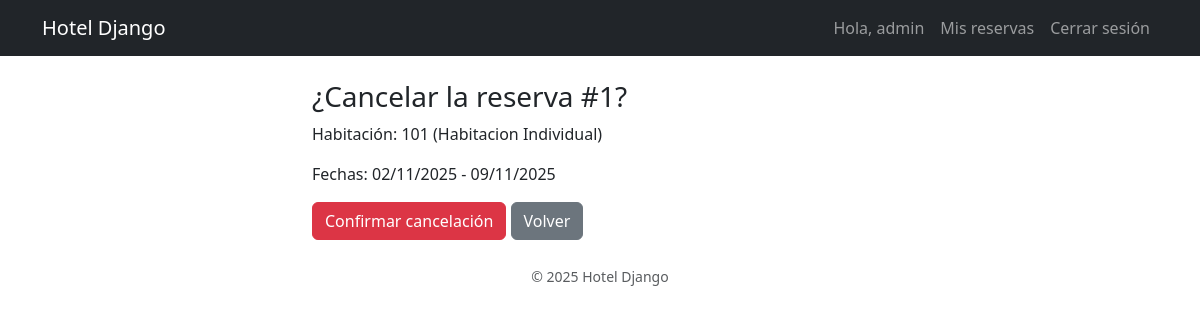
Screenshot of /reservas/cancelar/1/ (signed in) with the database file from the repository.
### apps/usuarios/models.py (models this page shows, shortened)
class Usuario(AbstractUser):
    telefono = models.CharField(max_length=20, blank=True, null=True)
    direccion = models.CharField(max_length=200, blank=True, null=True)

### apps/reservas/models.py (models this page shows, shortened)
class Reserva(models.Model):
    usuario = models.ForeignKey(settings.AUTH_USER_MODEL, on_delete=models.CASCADE, related_name='reservas')
    habitacion = models.ForeignKey(Habitacion, on_delete=models.CASCADE, related_name='reservas')
    fecha_entrada = models.DateField()
    fecha_salida = models.DateField()
    fecha_creacion = models.DateTimeField(auto_now_add=True)
    estado_choices = [
        ('pendiente', 'Pendiente'),
        ('confirmada', 'Confirmada'),
        ('cancelada', 'Cancelada'),
        ('finalizada', 'Finalizada'),
    ]
    estado = models.CharField(max_length=20, choices=estado_choices, default='pendiente')

### apps/habitaciones/models.py (models this page shows, shortened)
class Habitacion(models.Model):
    numero = models.CharField(max_length=10, unique=True)
    tipo = models.ForeignKey('TipoHabitacion', on_delete=models.CASCADE, related_name='habitaciones')
    disponible = models.BooleanField(default=True)

class TipoHabitacion(models.Model):
    nombre = models.CharField(max_length=100)
    descripcion = models.TextField(blank=True, null=True)
    precio_por_noche = models.DecimalField(max_digits=8, decimal_places=2)
    capacidad = models.PositiveIntegerField(default=1)
    imagen = models.ImageField(upload_to='habitaciones/', blank=True, null=True)

### apps/reservas/views.py (the view)
# urls.py: path('cancelar/<int:reserva_id>/', views.cancelar_reserva, name='cancelar_reserva'),
@login_required
def cancelar_reserva(request, reserva_id):
    reserva = get_object_or_404(Reserva, id=reserva_id, usuario=request.user)
    if reserva.estado == 'cancelada':
        messages.warning(request, 'Esta reserva ya está cancelada.')
        return redirect('mis_reservas')
    if request.method == 'POST':
        reserva.estado = 'cancelada'
        reserva.save()
        messages.success(request, f'Reserva #{reserva.id} cancelada correctamente.')
        return redirect('mis_reservas')
    return render(request, 'reservas/confirmar_cancelacion.html', {'reserva': reserva})

### apps/reservas/templates/reservas/confirmar_cancelacion.html (shortened to what this page needs)
{% extends "base.html" %}
{% block content %}
<div class="container mt-4" style="max-width: 600px;">
  <h3>¿Cancelar la reserva #{{ reserva.id }}?</h3>
  <p>Habitación: {{ reserva.habitacion.numero }} ({{ reserva.habitacion.tipo.nombre }})</p>
  <p>Fechas: {{ reserva.fecha_entrada|date:"d/m/Y" }} - {{ reserva.fecha_salida|date:"d/m/Y" }}</p>
  <form method="post">
    <button type="submit" class="btn btn-danger">Confirmar cancelación</button>
    <a href="{% url 'mis_reservas' %}" class="btn btn-secondary">Volver</a>
  </form>
</div>
{% endblock %}

### templates/base.html (shortened to what this page needs)
<!DOCTYPE html>
<html lang="es">
<head>
    <link rel="stylesheet" href="https://cdn.jsdelivr.net/npm/bootstrap@5.3.3/dist/css/bootstrap.min.css">
</head>
<body>
    <nav class="navbar navbar-expand-lg navbar-dark bg-dark mb-4">
        <div class="container">
            <a class="navbar-brand" href="/">Hotel Django</a>
            <div class="collapse navbar-collapse">
                <ul class="navbar-nav ms-auto">
                    {% if user.is_authenticated %}
                        <li class="nav-item"><a class="nav-link" href="#">Hola, {{ user.username }}</a></li>
                        <li class="nav-item">
                            <a class="nav-link" href="{% url 'mis_reservas' %}">Mis reservas</a>
                        </li>
                        <form method="post" action="{% url 'logout' %}" style="display:inline;">
                            <button type="submit" class="btn btn-link nav-link" style="display:inline; border:none; background:none;">
                                Cerrar sesión
                            </button>
                        </form>
                    {% else %}
                        <li class="nav-item"><a class="nav-link" href="{% url 'login' %}">Iniciar sesión</a></li>
                        <li class="nav-item"><a class="nav-link" href="{% url 'registro' %}">Registrarse</a></li>
                    {% endif %}
                </ul>
            </div>
        </div>
    </nav>
    <main class="container">
        {% block content %}
        {% endblock %}
    </main>
    <footer class="text-center mt-4 mb-4 text-muted">
        <small>© 2025 Hotel Django</small>
    </footer>
</body>
</html>

### rows the page displays
Usuario: username "admin"
Reserva: id "1", habitacion.numero "101", habitacion.tipo.nombre "Habitacion Individual", fecha_entrada "02/11/2025", fecha_salida "09/11/2025"
